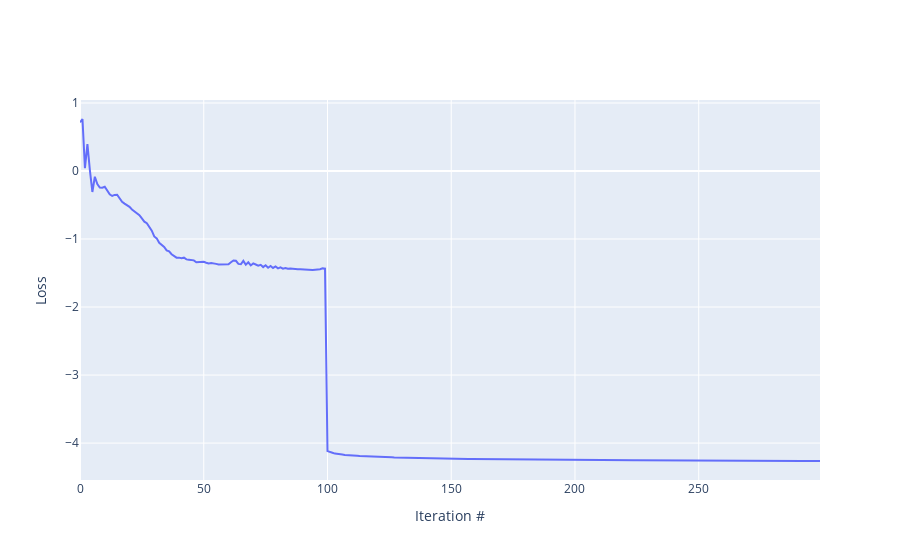

The cell this chart's notebook holds for it:
### Markdown cell above
### Training by energy
We will now train with the KL loss to teach the network to focus on both low energy states.

### Code cell
optimizer = torch.optim.Adam([p for p in model.parameters() if p.requires_grad==True], lr=lr2) 
training_set_2 = (z.astype('float32'))
trainloader_2 = data.DataLoader(dataset=training_set_2, batch_size=batch_size2)

t = iter1

while t < iter1 + iter2:
    for batch_z in trainloader_2:  
        # KL loss function
        loss = model.loss_kl(batch_z)
        losses.append(loss.item()) # save values for plotting later 
    
        # Training on KL loss
        optimizer.zero_grad() # Set grads to zero, else PyTorch will accumulate gradients on each backprop
        loss.backward(retain_graph=True)
        optimizer.step()
        
        t = t + 1 # iteration count

        if 

        if t % 25 == 0:
            print('iter %s:' % t, 'loss = %.3f' % loss)

# Visualize loss
fig = go.Figure() # plotly reference: https://plot.ly/python/line-charts/
fig.add_trace(go.Scatter(x=np.arange(len(losses)), y=losses,
                    mode='lines',
                    name='lines'))

fig.update_layout(yaxis_title='Loss', xaxis_title='Iteration #')

### Figure 1 — Plotly figure (JSON) as saved in the notebook; plotly's stock layout.template omitted (floating-point values rounded to 4 significant figures; data arrays with more than 128 entries replaced by an {"elided": "..."} marker saying what was removed)
{"data": [{"mode": "lines", "name": "lines", "type": "scatter", "x": {"elided": "300 int values"}, "y": {"elided": "300 float values"}}], "layout": {"xaxis": {"title": {"text": "Iteration #"}}, "yaxis": {"title": {"text": "Loss"}}}}
